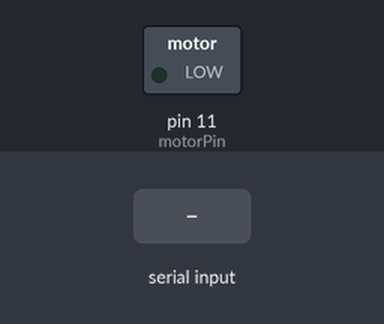
Simulated run of this sketch. Board: Arduino Uno, built with avr-gcc and run on an emulated ATmega328P. On the bench: switched loads named in the sketch (green lamp = pin HIGH). Inputs (shaded band) come from the test bench.

Above: at 1.2 s.
1.3 s: "90,45\n" received over Serial
At 2.2 s:
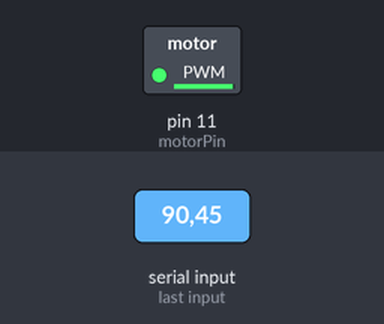
2.8 s: "30,150\n" received over Serial
At 3.4 s:
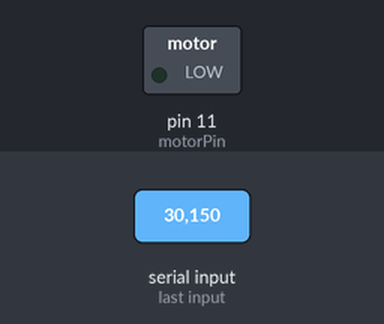
4.3 s: "200\n" received over Serial
5.8 s: "5\n" received over Serial
At 6.7 s:
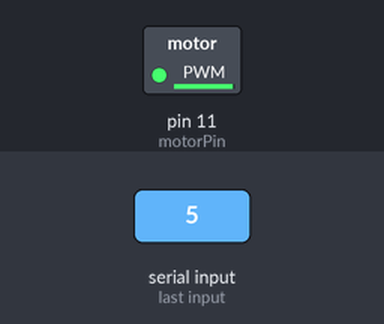
7.3 s: "90\n" received over Serial
At 7.8 s:
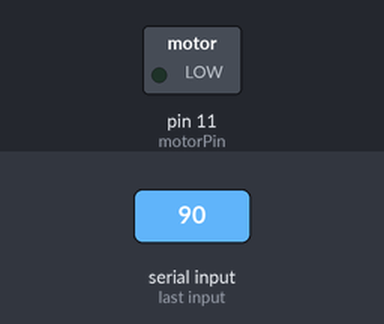
Timing chart, 0 to 9.8 s (numbered marks = the images above; inputs shaded):
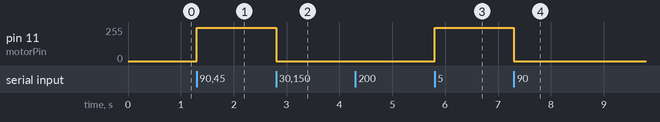

The sketch:

venti.ino
```cpp
int motorPin = 11;
void setup()
{
pinMode(motorPin, OUTPUT);
analogWrite(motorPin, 0);
Serial.begin(9600);
}
void loop()
{
if (Serial.available())
{
char ch = Serial.read();
if (ch >= '0' && ch <= '9')
{
int speed = ch - '0';
analogWrite(motorPin, speed
* 50);
}
}
}
```

Measured:
- after the input at 1.3 s, pin 11 (motorPin): 0/255 → 250/255 at once
- after the input at 2.8 s, pin 11 (motorPin): 250/255 → 0/255 at once
- after the input at 5.8 s, pin 11 (motorPin): 0/255 → 250/255 at once
- after the input at 7.3 s, pin 11 (motorPin): 250/255 → 0/255 at once
